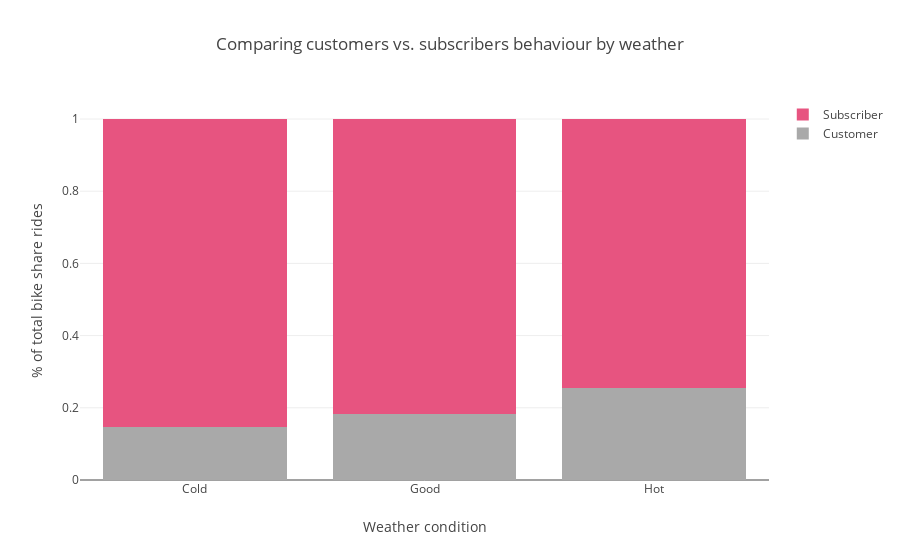

The cell this chart's notebook holds for it:
### Code cell
# Good
cust_g = bt[bt.wx_feel == 'good'].count_customer.sum() / bt[bt.wx_feel == 'good'].count_shares.sum()
sub_g = bt[bt.wx_feel == 'good'].count_subscriber.sum() / bt[bt.wx_feel == 'good'].count_shares.sum()
# Cold
cust_c = bt[bt.wx_feel == 'cold'].count_customer.sum() / bt[bt.wx_feel == 'cold'].count_shares.sum()
sub_c = bt[bt.wx_feel == 'cold'].count_subscriber.sum() / bt[bt.wx_feel == 'cold'].count_shares.sum()
# Hot
cust_h = bt[bt.wx_feel == 'hot'].count_customer.sum() / bt[bt.wx_feel == 'hot'].count_shares.sum()
sub_h = bt[bt.wx_feel == 'hot'].count_subscriber.sum() / bt[bt.wx_feel == 'hot'].count_shares.sum()

trace1 = go.Bar(
    x=['Cold', 'Good', 'Hot'],
    y=[cust_c, cust_g, cust_h], marker = dict(color=grey),
    name='Customer')
trace2 = go.Bar(
    x=['Cold', 'Good', 'Hot'],
    y=[sub_c, sub_g, sub_h],
    name='Subscriber', marker = dict(color=pink))

data = [trace1, trace2]
layout = go.Layout(
    barmode='stack', title = 'Comparing customers vs. subscribers behaviour by weather', 
    xaxis=dict(title='Weather condition'),
    yaxis=dict(
        title='% of total bike share rides'),)

fig = go.Figure(data=data, layout=layout)
iplot(fig, filename = "Bike Shares")

### Figure 1 — Plotly figure (JSON) as saved in the notebook; plotly's stock layout.template omitted (floating-point values rounded to 4 significant figures)
{"data": [{"marker": {"color": "rgb(169,169,169)"}, "name": "Customer", "type": "bar", "uid": "c013878b-1294-4e24-b31a-c7c6b13191d5", "x": ["Cold", "Good", "Hot"], "y": [0.1481, 0.1822, 0.2561]}, {"marker": {"color": "rgb(231, 84, 128)"}, "name": "Subscriber", "type": "bar", "uid": "6ad27dc6-b41d-476d-9211-1f4ac34f5bd3", "x": ["Cold", "Good", "Hot"], "y": [0.8519, 0.8178, 0.7439]}], "layout": {"barmode": "stack", "title": {"text": "Comparing customers vs. subscribers behaviour by weather"}, "xaxis": {"title": {"text": "Weather condition"}}, "yaxis": {"title": {"text": "% of total bike share rides"}}}}
